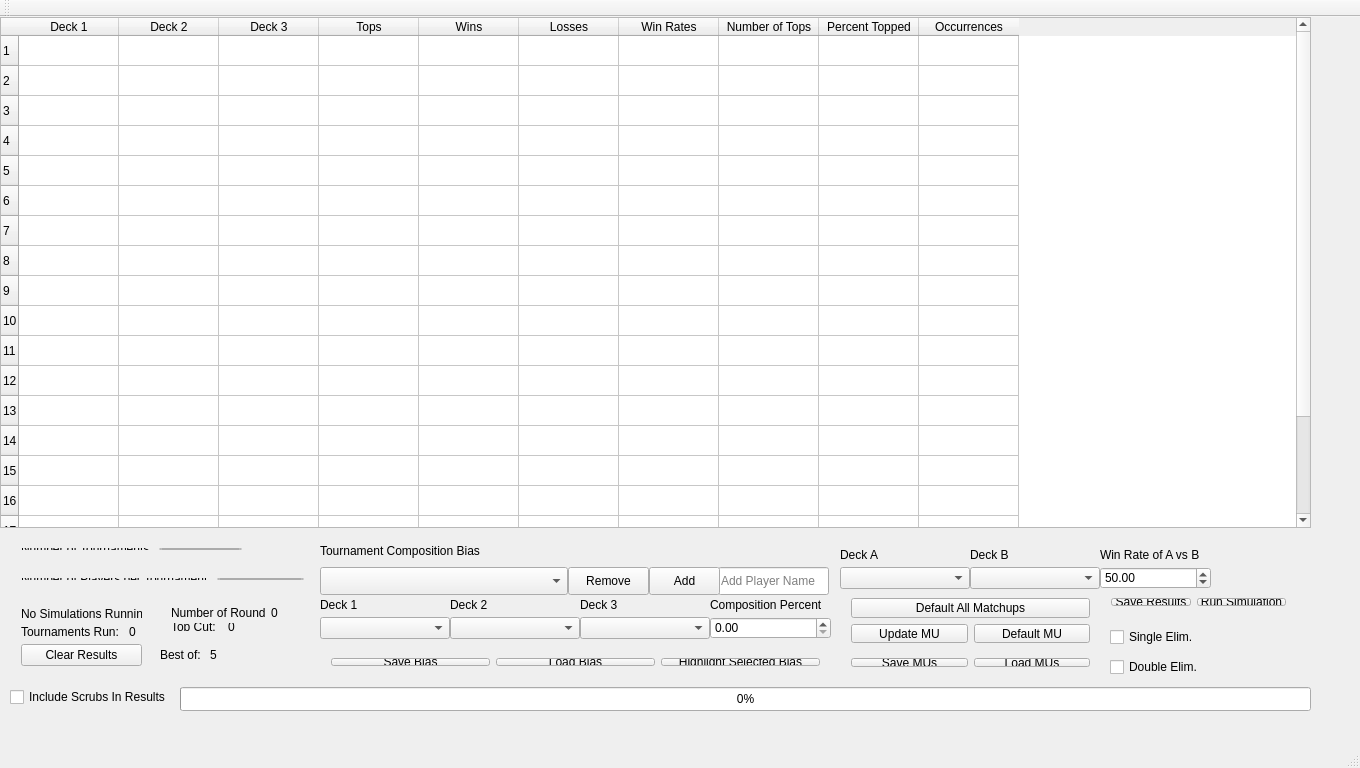
<?xml version="1.0" encoding="UTF-8"?>
<ui version="4.0">
 <class>MainWindow</class>
 <widget class="QMainWindow" name="MainWindow">
  <property name="geometry">
   <rect>
    <x>0</x>
    <y>0</y>
    <width>1360</width>
    <height>768</height>
   </rect>
  </property>
  <property name="windowTitle">
   <string>Hearthstone Deck Choice Simulator</string>
  </property>
  <widget class="QWidget" name="centralWidget">
   <widget class="QTableWidget" name="resultsTable">
    <property name="geometry">
     <rect>
      <x>0</x>
      <y>0</y>
      <width>1311</width>
      <height>511</height>
     </rect>
    </property>
    <property name="editTriggers">
     <set>QAbstractItemView::NoEditTriggers</set>
    </property>
    <row>
     <property name="text">
      <string>1</string>
     </property>
    </row>
    <row>
     <property name="text">
      <string>2</string>
     </property>
    </row>
    <row>
     <property name="text">
      <string>3</string>
     </property>
    </row>
    <row>
     <property name="text">
      <string>4</string>
     </property>
    </row>
    <row>
     <property name="text">
      <string>5</string>
     </property>
    </row>
    <row>
     <property name="text">
      <string>6</string>
     </property>
    </row>
    <row>
     <property name="text">
      <string>7</string>
     </property>
    </row>
    <row>
     <property name="text">
      <string>8</string>
     </property>
    </row>
    <row>
     <property name="text">
      <string>9</string>
     </property>
    </row>
    <row>
     <property name="text">
      <string>10</string>
     </property>
    </row>
    <row>
     <property name="text">
      <string>11</string>
     </property>
    </row>
    <row>
     <property name="text">
      <string>12</string>
     </property>
    </row>
    <row>
     <property name="text">
      <string>13</string>
     </property>
    </row>
    <row>
     <property name="text">
      <string>14</string>
     </property>
    </row>
    <row>
     <property name="text">
      <string>15</string>
     </property>
    </row>
    <row>
     <property name="text">
      <string>16</string>
     </property>
    </row>
    <row>
     <property name="text">
      <string>17</string>
     </property>
    </row>
    <row>
     <property name="text">
      <string>18</string>
     </property>
    </row>
    <row>
     <property name="text">
      <string>19</string>
     </property>
    </row>
    <row>
     <property name="text">
      <string>20</string>
     </property>
    </row>
    <column>
     <property name="text">
      <string>Deck 1</string>
     </property>
    </column>
    <column>
     <property name="text">
      <string>Deck 2</string>
     </property>
    </column>
    <column>
     <property name="text">
      <string>Deck 3</string>
     </property>
    </column>
    <column>
     <property name="text">
      <string>Tops</string>
     </property>
    </column>
    <column>
     <property name="text">
      <string>Wins</string>
     </property>
    </column>
    <column>
     <property name="text">
      <string>Losses</string>
     </property>
    </column>
    <column>
     <property name="text">
      <string>Win Rates</string>
     </property>
    </column>
    <column>
     <property name="text">
      <string>Number of Tops</string>
     </property>
    </column>
    <column>
     <property name="text">
      <string>Percent Topped</string>
     </property>
    </column>
    <column>
     <property name="text">
      <string>Occurrences</string>
     </property>
    </column>
   </widget>
   <widget class="QComboBox" name="biasDeck1">
    <property name="geometry">
     <rect>
      <x>320</x>
      <y>600</y>
      <width>130</width>
      <height>22</height>
     </rect>
    </property>
   </widget>
   <widget class="QComboBox" name="biasDeck2">
    <property name="geometry">
     <rect>
      <x>450</x>
      <y>600</y>
      <width>130</width>
      <height>22</height>
     </rect>
    </property>
   </widget>
   <widget class="QComboBox" name="biasDeck3">
    <property name="geometry">
     <rect>
      <x>580</x>
      <y>600</y>
      <width>130</width>
      <height>22</height>
     </rect>
    </property>
   </widget>
   <widget class="QLabel" name="label">
    <property name="geometry">
     <rect>
      <x>320</x>
      <y>580</y>
      <width>55</width>
      <height>16</height>
     </rect>
    </property>
    <property name="text">
     <string>Deck 1</string>
    </property>
   </widget>
   <widget class="QLabel" name="label_3">
    <property name="geometry">
     <rect>
      <x>450</x>
      <y>580</y>
      <width>55</width>
      <height>16</height>
     </rect>
    </property>
    <property name="text">
     <string>Deck 2</string>
    </property>
   </widget>
   <widget class="QLabel" name="label_4">
    <property name="geometry">
     <rect>
      <x>580</x>
      <y>580</y>
      <width>55</width>
      <height>16</height>
     </rect>
    </property>
    <property name="text">
     <string>Deck 3</string>
    </property>
   </widget>
   <widget class="QLabel" name="label_6">
    <property name="geometry">
     <rect>
      <x>710</x>
      <y>580</y>
      <width>121</width>
      <height>16</height>
     </rect>
    </property>
    <property name="text">
     <string>Composition Percent</string>
    </property>
   </widget>
   <widget class="QWidget" name="layoutWidget">
    <property name="geometry">
     <rect>
      <x>10</x>
      <y>580</y>
      <width>143</width>
      <height>80</height>
     </rect>
    </property>
    <layout class="QVBoxLayout" name="verticalLayout_3">
     <item>
      <layout class="QVBoxLayout" name="verticalLayout_2">
       <item>
        <widget class="QLabel" name="SimulationProgressLabel">
         <property name="text">
          <string>No Simulations Running.</string>
         </property>
        </widget>
       </item>
       <item>
        <layout class="QHBoxLayout" name="horizontalLayout_2">
         <item>
          <widget class="QLabel" name="label_2">
           <property name="text">
            <string>Tournaments Run: </string>
           </property>
          </widget>
         </item>
         <item>
          <widget class="QLabel" name="numTourneyLabel">
           <property name="text">
            <string>0</string>
           </property>
          </widget>
         </item>
        </layout>
       </item>
      </layout>
     </item>
     <item>
      <widget class="QPushButton" name="clearResultsButton">
       <property name="text">
        <string>Clear Results</string>
       </property>
      </widget>
     </item>
    </layout>
   </widget>
   <widget class="QCheckBox" name="scrubBox">
    <property name="geometry">
     <rect>
      <x>10</x>
      <y>670</y>
      <width>171</width>
      <height>20</height>
     </rect>
    </property>
    <property name="text">
     <string>Include Scrubs In Results</string>
    </property>
   </widget>
   <widget class="QComboBox" name="wrBox1">
    <property name="geometry">
     <rect>
      <x>840</x>
      <y>550</y>
      <width>130</width>
      <height>22</height>
     </rect>
    </property>
   </widget>
   <widget class="QComboBox" name="wrBox2">
    <property name="geometry">
     <rect>
      <x>970</x>
      <y>550</y>
      <width>130</width>
      <height>22</height>
     </rect>
    </property>
   </widget>
   <widget class="QLabel" name="label_7">
    <property name="geometry">
     <rect>
      <x>840</x>
      <y>530</y>
      <width>55</width>
      <height>16</height>
     </rect>
    </property>
    <property name="text">
     <string>Deck A</string>
    </property>
   </widget>
   <widget class="QLabel" name="label_8">
    <property name="geometry">
     <rect>
      <x>970</x>
      <y>530</y>
      <width>55</width>
      <height>16</height>
     </rect>
    </property>
    <property name="text">
     <string>Deck B</string>
    </property>
   </widget>
   <widget class="QLabel" name="label_9">
    <property name="geometry">
     <rect>
      <x>1100</x>
      <y>530</y>
      <width>111</width>
      <height>16</height>
     </rect>
    </property>
    <property name="text">
     <string>Win Rate of A vs B</string>
    </property>
   </widget>
   <widget class="QDoubleSpinBox" name="wrSpinBox">
    <property name="geometry">
     <rect>
      <x>1100</x>
      <y>550</y>
      <width>111</width>
      <height>22</height>
     </rect>
    </property>
    <property name="maximum">
     <double>100.000000000000000</double>
    </property>
    <property name="singleStep">
     <double>5.000000000000000</double>
    </property>
    <property name="value">
     <double>50.000000000000000</double>
    </property>
   </widget>
   <widget class="QDoubleSpinBox" name="biasSpin">
    <property name="geometry">
     <rect>
      <x>710</x>
      <y>600</y>
      <width>121</width>
      <height>22</height>
     </rect>
    </property>
    <property name="maximum">
     <double>100.000000000000000</double>
    </property>
    <property name="singleStep">
     <double>5.000000000000000</double>
    </property>
   </widget>
   <widget class="QLineEdit" name="biasLine">
    <property name="geometry">
     <rect>
      <x>718</x>
      <y>550</y>
      <width>111</width>
      <height>28</height>
     </rect>
    </property>
    <property name="placeholderText">
     <string>Add Player Name</string>
    </property>
   </widget>
   <widget class="QLabel" name="label_10">
    <property name="geometry">
     <rect>
      <x>320</x>
      <y>520</y>
      <width>181</width>
      <height>28</height>
     </rect>
    </property>
    <property name="text">
     <string>Tournament Composition Bias</string>
    </property>
   </widget>
   <widget class="QPushButton" name="addBias">
    <property name="geometry">
     <rect>
      <x>649</x>
      <y>550</y>
      <width>71</width>
      <height>28</height>
     </rect>
    </property>
    <property name="sizePolicy">
     <sizepolicy hsizetype="Fixed" vsizetype="Fixed">
      <horstretch>0</horstretch>
      <verstretch>0</verstretch>
     </sizepolicy>
    </property>
    <property name="text">
     <string>Add</string>
    </property>
   </widget>
   <widget class="QPushButton" name="removeBias">
    <property name="geometry">
     <rect>
      <x>568</x>
      <y>550</y>
      <width>81</width>
      <height>28</height>
     </rect>
    </property>
    <property name="text">
     <string>Remove</string>
    </property>
   </widget>
   <widget class="QComboBox" name="chooseBias">
    <property name="geometry">
     <rect>
      <x>320</x>
      <y>550</y>
      <width>248</width>
      <height>28</height>
     </rect>
    </property>
   </widget>
   <widget class="QWidget" name="layoutWidget">
    <property name="geometry">
     <rect>
      <x>10</x>
      <y>520</y>
      <width>243</width>
      <height>24</height>
     </rect>
    </property>
    <layout class="QHBoxLayout" name="horizontalLayout">
     <item>
      <widget class="QLabel" name="label_5">
       <property name="text">
        <string>Number of Tournaments:</string>
       </property>
      </widget>
     </item>
     <item>
      <widget class="QSpinBox" name="numSimulations">
       <property name="maximum">
        <number>999999999</number>
       </property>
       <property name="value">
        <number>100</number>
       </property>
      </widget>
     </item>
    </layout>
   </widget>
   <widget class="QWidget" name="layoutWidget">
    <property name="geometry">
     <rect>
      <x>10</x>
      <y>550</y>
      <width>305</width>
      <height>24</height>
     </rect>
    </property>
    <layout class="QHBoxLayout" name="horizontalLayout_3">
     <item>
      <widget class="QLabel" name="label_11">
       <property name="text">
        <string>Number of Players per Tournament:</string>
       </property>
      </widget>
     </item>
     <item>
      <widget class="QSpinBox" name="numPlayers">
       <property name="maximum">
        <number>999999999</number>
       </property>
       <property name="value">
        <number>400</number>
       </property>
      </widget>
     </item>
    </layout>
   </widget>
   <widget class="QWidget" name="layoutWidget">
    <property name="geometry">
     <rect>
      <x>160</x>
      <y>580</y>
      <width>129</width>
      <height>45</height>
     </rect>
    </property>
    <layout class="QVBoxLayout" name="verticalLayout">
     <item>
      <layout class="QHBoxLayout" name="horizontalLayout_5">
       <item>
        <widget class="QLabel" name="label_12">
         <property name="text">
          <string>Number of Rounds:</string>
         </property>
        </widget>
       </item>
       <item>
        <widget class="QLabel" name="roundsLabel">
         <property name="text">
          <string>0</string>
         </property>
        </widget>
       </item>
      </layout>
     </item>
     <item>
      <layout class="QHBoxLayout" name="horizontalLayout_4">
       <item>
        <widget class="QLabel" name="label_14">
         <property name="text">
          <string>Top Cut:</string>
         </property>
        </widget>
       </item>
       <item>
        <widget class="QLabel" name="topCutLabel">
         <property name="text">
          <string>0</string>
         </property>
        </widget>
       </item>
      </layout>
     </item>
    </layout>
   </widget>
   <widget class="QLabel" name="biasErrorLabel">
    <property name="geometry">
     <rect>
      <x>570</x>
      <y>520</y>
      <width>261</width>
      <height>28</height>
     </rect>
    </property>
    <property name="text">
     <string/>
    </property>
   </widget>
   <widget class="QLabel" name="boLabel">
    <property name="geometry">
     <rect>
      <x>160</x>
      <y>630</y>
      <width>55</width>
      <height>16</height>
     </rect>
    </property>
    <property name="text">
     <string>Best of: </string>
    </property>
   </widget>
   <widget class="QLabel" name="bestOfLabel">
    <property name="geometry">
     <rect>
      <x>210</x>
      <y>630</y>
      <width>55</width>
      <height>16</height>
     </rect>
    </property>
    <property name="text">
     <string>5</string>
    </property>
   </widget>
   <widget class="QWidget" name="layoutWidget">
    <property name="geometry">
     <rect>
      <x>320</x>
      <y>630</y>
      <width>511</width>
      <height>30</height>
     </rect>
    </property>
    <layout class="QHBoxLayout" name="horizontalLayout_6">
     <item>
      <widget class="QPushButton" name="biasSave">
       <property name="text">
        <string>Save Bias</string>
       </property>
      </widget>
     </item>
     <item>
      <widget class="QPushButton" name="loadBias">
       <property name="text">
        <string>Load Bias</string>
       </property>
      </widget>
     </item>
     <item>
      <widget class="QPushButton" name="findBias">
       <property name="text">
        <string>Highlight Selected Bias</string>
       </property>
      </widget>
     </item>
    </layout>
   </widget>
   <widget class="QWidget" name="layoutWidget">
    <property name="geometry">
     <rect>
      <x>840</x>
      <y>570</y>
      <width>261</width>
      <height>67</height>
     </rect>
    </property>
    <layout class="QVBoxLayout" name="verticalLayout_5">
     <item>
      <widget class="QPushButton" name="defaultAllWR">
       <property name="text">
        <string>Default All Matchups</string>
       </property>
      </widget>
     </item>
     <item>
      <layout class="QHBoxLayout" name="horizontalLayout_8">
       <item>
        <widget class="QPushButton" name="wrUpdate">
         <property name="text">
          <string>Update MU</string>
         </property>
        </widget>
       </item>
       <item>
        <widget class="QPushButton" name="wrDefault">
         <property name="text">
          <string>Default MU</string>
         </property>
        </widget>
       </item>
      </layout>
     </item>
    </layout>
   </widget>
   <widget class="QProgressBar" name="progressBar">
    <property name="geometry">
     <rect>
      <x>180</x>
      <y>670</y>
      <width>1131</width>
      <height>24</height>
     </rect>
    </property>
    <property name="value">
     <number>0</number>
    </property>
   </widget>
   <widget class="QWidget" name="layoutWidget">
    <property name="geometry">
     <rect>
      <x>1100</x>
      <y>570</y>
      <width>197</width>
      <height>30</height>
     </rect>
    </property>
    <layout class="QHBoxLayout" name="horizontalLayout_9">
     <item>
      <widget class="QPushButton" name="saveButton">
       <property name="text">
        <string>Save Results</string>
       </property>
      </widget>
     </item>
     <item>
      <widget class="QPushButton" name="RunSimButton">
       <property name="text">
        <string>Run Simulation</string>
       </property>
      </widget>
     </item>
    </layout>
   </widget>
   <widget class="QWidget" name="layoutWidget">
    <property name="geometry">
     <rect>
      <x>840</x>
      <y>630</y>
      <width>261</width>
      <height>31</height>
     </rect>
    </property>
    <layout class="QHBoxLayout" name="horizontalLayout_7">
     <item>
      <widget class="QPushButton" name="wrSave">
       <property name="text">
        <string>Save MUs</string>
       </property>
      </widget>
     </item>
     <item>
      <widget class="QPushButton" name="wrLoad">
       <property name="text">
        <string>Load MUs</string>
       </property>
      </widget>
     </item>
    </layout>
   </widget>
   <widget class="QCheckBox" name="elim1">
    <property name="geometry">
     <rect>
      <x>1110</x>
      <y>610</y>
      <width>131</width>
      <height>20</height>
     </rect>
    </property>
    <property name="text">
     <string>Single Elim.</string>
    </property>
   </widget>
   <widget class="QCheckBox" name="elim2">
    <property name="geometry">
     <rect>
      <x>1110</x>
      <y>640</y>
      <width>131</width>
      <height>20</height>
     </rect>
    </property>
    <property name="text">
     <string>Double Elim.</string>
    </property>
   </widget>
   <zorder>layoutWidget</zorder>
   <zorder>layoutWidget</zorder>
   <zorder>layoutWidget</zorder>
   <zorder>layoutWidget</zorder>
   <zorder>layoutWidget</zorder>
   <zorder>layoutWidget</zorder>
   <zorder>layoutWidget</zorder>
   <zorder>layoutWidget</zorder>
   <zorder>resultsTable</zorder>
   <zorder>biasDeck1</zorder>
   <zorder>biasDeck2</zorder>
   <zorder>biasDeck3</zorder>
   <zorder>label</zorder>
   <zorder>label_3</zorder>
   <zorder>label_4</zorder>
   <zorder>label_6</zorder>
   <zorder>scrubBox</zorder>
   <zorder>wrBox1</zorder>
   <zorder>wrBox2</zorder>
   <zorder>label_7</zorder>
   <zorder>label_8</zorder>
   <zorder>label_9</zorder>
   <zorder>wrSpinBox</zorder>
   <zorder>biasSpin</zorder>
   <zorder>biasLine</zorder>
   <zorder>label_10</zorder>
   <zorder>addBias</zorder>
   <zorder>removeBias</zorder>
   <zorder>chooseBias</zorder>
   <zorder>biasErrorLabel</zorder>
   <zorder>boLabel</zorder>
   <zorder>bestOfLabel</zorder>
   <zorder>progressBar</zorder>
   <zorder>elim1</zorder>
   <zorder>elim2</zorder>
  </widget>
  <widget class="QMenuBar" name="menuBar">
   <property name="geometry">
    <rect>
     <x>0</x>
     <y>0</y>
     <width>1360</width>
     <height>26</height>
    </rect>
   </property>
  </widget>
  <widget class="QToolBar" name="mainToolBar">
   <attribute name="toolBarArea">
    <enum>TopToolBarArea</enum>
   </attribute>
   <attribute name="toolBarBreak">
    <bool>false</bool>
   </attribute>
  </widget>
  <widget class="QStatusBar" name="statusBar"/>
  <action name="actionSave">
   <property name="text">
    <string>Save</string>
   </property>
  </action>
 </widget>
 <layoutdefault spacing="6" margin="11"/>
 <resources/>
 <connections/>
</ui>
